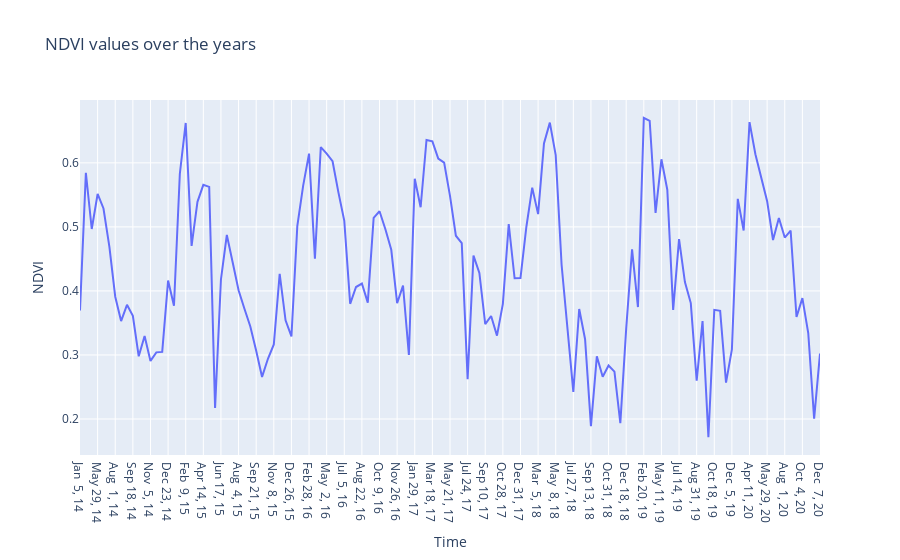
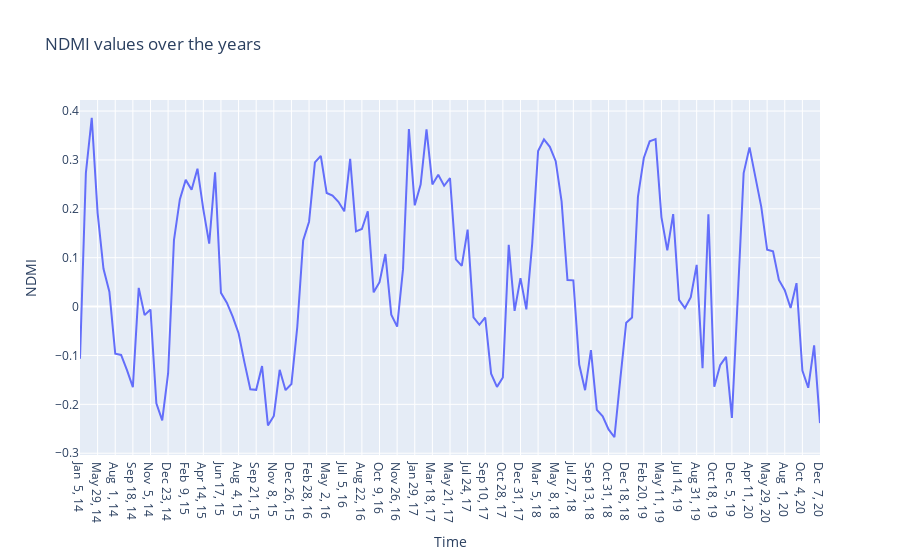
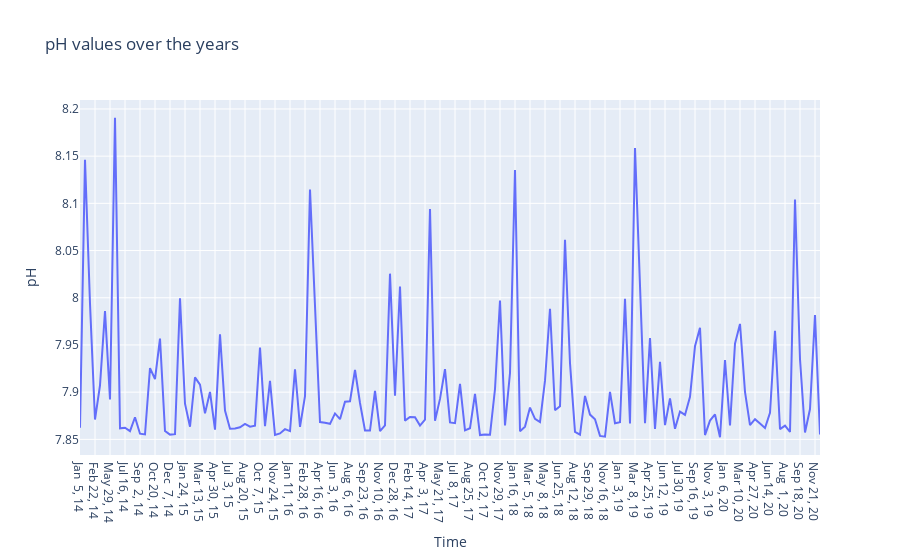

Notebook cell for these charts, in order:
### Code cell
import subprocess
from datetime import datetime
from datetime import timedelta
from geemap import DrawControl
from ipywidgets import HTML
from ipyleaflet import Popup

try:
        import geemap
except ImportError:
        print('geemap/pyshp package not installed. Installing ...')
        subprocess.check_call(["python", '-m', 'pip', 'install', 'geemap'])

import geemap as emap
from ipygee import *

# Authenticates and initializes Earth Engine
import ee

try:
        ee.Initialize()
except Exception as e:
#         ee.Authenticate()
        ee.Initialize()

# Creates an interactive map
Map = emap.Map(center=[-20,148], zoom=10)

draw_control = DrawControl()

# USGS Landsat 8 Collection 1 Tier 1 TOA Reflectance from EARTH ENGINE data catalog
l8 = ee.ImageCollection("LANDSAT/LC08/C01/T1_TOA")

'''NDVI AND NDMI layer generation functions'''


# Calculate the NDVI for the given image while performing cloud masking. 
def cloudlessNDVI(image):
    # Get a cloud score in [0, 100].       
    cloud = ee.Algorithms.Landsat.simpleCloudScore(image).select('cloud');

    # Create a mask of cloudy pixels from an arbitrary threshold.
    mask = cloud.lte(20);

    # Compute NDVI.
    ndvi = image.normalizedDifference(['B5', 'B4']).rename('NDVI');

    # Return the masked image with an NDVI band.
    return image.addBands(ndvi).updateMask(mask);


def cloudlessMoistureIndex(image):
  # Get a cloud score in [0, 100].
    cloud = ee.Algorithms.Landsat.simpleCloudScore(image).select('cloud');

  # Create a mask of cloudy pixels from an arbitrary threshold.
    mask = cloud.lte(20);

  # Compute NDVI.
    moist = image.normalizedDifference(['B5', 'B6']).rename('NDMI');

  # Return the masked image with an NDVI band.
    return image.addBands(moist).updateMask(mask);

def get_pH(image):
    pH_band = image.expression(
        '7.84 + (0.48 * B2) - (0.12 * B6)', {
          'B6': image.select('B6'),
          'B2': image.select('B2')
    }).rename('pH')
    return image.addBands(pH_band)

def generateIndexLayer(geometry_object, count, l8):
#     ndvi_pal = ['#d73027', '#f46d43', '#fdae61', '#fee08b', '#d9ef8b','#a6d96a']
    ndvi_pal = ['FFFFFF', 'CE7E45', 'DF923D', 'F1B555', 'FCD163', '99B718', '74A901', '66A000', '529400', '3E8601', '207401', '056201', '004C00', '023B01', '012E01', '011D01', '011301']
    pH_pal = ['fe0002', 'd9fd07', '37a737', '004dff', '44008b' ]
    
    cloudless_masked_NDVI = l8.map(cloudlessNDVI)
    final_NDVI = cloudless_masked_NDVI.map(lambda image : image.clip(geometry_object)) 
#     final_NDVI = cloudless_masked_NDVI.filterBounds(geometry_object) 
    
    cloudless_masked_NDMI = l8.map(cloudlessMoistureIndex)
    final_NDMI = cloudless_masked_NDMI.map(lambda image : image.clip(geometry_object)) 
#     final_NDMI = cloudless_masked_NDMI.filterBounds(geometry_object) 
    
    ph_collection = l8.map(get_pH)
    ph_collection_final = ph_collection.map(lambda image : image.clip(geometry_object)) 
#     ph_collection_final = ph_collection.filterBounds(geometry_object) 
    
    Map.addLayer(final_NDVI.select('NDVI'), {min:-0.5, max:0.9, 'palette': ndvi_pal}, "NDVI - " + str(count))
    Map.addLayer(final_NDMI.select('NDMI'), {min:-0.5, max:0.9, 'palette': ndvi_pal}, "NDMI - " + str(count))
#     Map.addLayer(ph_collection_final.select('pH'), {min:5, max:9, 'palette': pH_pal}, "pH - " + str(count), shown = False, opacity = 0.5)
    
#     centroid = geometry_object.centroid().getInfo()
#     center = centroid['coordinates']
    
#     temp = center[0]
#     center[0] = center[1]
#     center[1] = temp
    
#     message1 = HTML()
#     message1.value = "Vegetation Index: , Moisture Index: ,pH value:"

#     popup = Popup(
#         location=center,
#         child=message1,
#         close_button=False,
#         auto_close=False,
#         close_on_escape_key=False
#     )

#     Map.add_layer(popup)
    

def handle_draw(geo_json, count, l8, start_date, end_date):
    newPolygon = ee.Geometry(geo_json["geometry"])
    generateIndexLayer(newPolygon, count, l8)
    get_popup(newPolygon, start_date, end_date)
    
    
features = []
def add_Feature(self,action, geo_json):
    features.append(geo_json)
    draw_features()
    
        
def draw_features(l8 = ee.ImageCollection("LANDSAT/LC08/C01/T1_TOA"), start_date = datetime(2014, 1, 1), end_date = datetime.now()):
    count = 0
    for feature in features:
        count += 1
        handle_draw(feature, count, l8, start_date, end_date)
    create_index_charts()
    
    
def create_index_charts(startDate = datetime(2014, 1, 1), endDate = datetime.now()):
    if features:
        get_time_series_chart(features, startDate, endDate, "NDVI").show()
        get_time_series_chart(features, startDate, endDate, "NDMI").show()
        get_time_series_chart(features, startDate, endDate, "pH").show()
            
draw_control.polygon = {
    "shapeOptions": {
        "fillColor": "#6be5c3",
        "color": "#6be5c3",
        "fillOpacity": 1.0
    },
    "drawError": {
        "color": "#dd253b",
        "message": "Oops!"
    },
    "allowIntersection": False
}
draw_control.rectangle = {
    "shapeOptions": {
        "fillColor": "#fca45d",
        "color": "#fca45d",
        "fillOpacity": 1.0
    }
}

Map.add_basemap('SATELLITE')
Map.add_control(draw_control)
draw_control.on_draw(add_Feature)


import ipywidgets as widgets
import pandas as pd
from datetime import datetime
from ipyleaflet import WidgetControl

start_date = datetime(2014, 1, 1)
end_date = datetime.now()

dates = pd.date_range(start_date, end_date, freq='SMS')

options = [(date.strftime(' %d %b %y '), date) for date in dates]
index = (0, len(options)-1)

date_range_slider = widgets.SelectionSlider(
    options=options,
    description='Date:',
    disabled=False,
    continuous_update=False,
    orientation='horizontal',
    readout=True
)

def print_date_range(date_range):
    l8 = ee.ImageCollection("LANDSAT/LC08/C01/T1_TOA").filterDate(date_range, date_range + timedelta(days=20))
    draw_features(l8, date_range, date_range + timedelta(days=20))
    
widgets.interact(
    print_date_range,
    date_range=date_range_slider
);

widget_control2 = WidgetControl(widget=date_range_slider, position='bottomright')
Map.add_control(widget_control2)
add_shape_files(Map)

Map

### Figure 1 — Plotly figure (JSON) as saved in the notebook; plotly's stock layout.template omitted (floating-point values rounded to 4 significant figures)
{"data": [{"mode": "lines", "name": "NDVI-1", "type": "scatter", "x": ["Jan  5, 14", "Feb 22, 14", "Apr 27, 14", "May 29, 14", "Jun 30, 14", "Jul 16, 14", "Aug  1, 14", "Aug 17, 14", "Sep  2, 14", "Sep 18, 14", "Oct  4, 14", "Oct 20, 14", "Nov  5, 14", "Nov 21, 14", "Dec  7, 14", "Dec 23, 14", "Jan  8, 15", "Jan 24, 15", "Feb  9, 15", "Mar 13, 15", "Mar 29, 15", "Apr 14, 15", "Apr 30, 15", "May 16, 15", "Jun 17, 15", "Jul  3, 15", "Jul 19, 15", "Aug  4, 15", "Aug 20, 15", "Sep  5, 15", "Sep 21, 15", "Oct  7, 15", "Oct 23, 15", "Nov  8, 15", "Nov 24, 15", "Dec 10, 15", "Dec 26, 15", "Jan 11, 16", "Feb 12, 16", "Feb 28, 16", "Mar 31, 16", "Apr 16, 16", "May  2, 16", "May 18, 16", "Jun  3, 16", "Jul  5, 16", "Jul 21, 16", "Aug  6, 16", "Aug 22, 16", "Sep  7, 16", "Sep 23, 16", "Oct  9, 16", "Oct 25, 16", "Nov 10, 16", "Nov 26, 16", "Dec 28, 16", "Jan 13, 17", "Jan 29, 17", "Feb 14, 17", "Mar  2, 17", "Mar 18, 17", "Apr  3, 17", "May  5, 17", "May 21, 17", "Jun 22, 17", "Jul  8, 17", "Jul 24, 17", "Aug  9, 17", "Aug 25, 17", "Sep 10, 17", "Sep 26, 17", "Oct 12, 17", "Oct 28, 17", "Nov 13, 17", "Dec 15, 17", "Dec 31, 17", "Feb  1, 18", "Feb 17, 18", "Mar  5, 18", "Mar 21, 18", "Apr 22, 18", "May  8, 18", "Jun  9, 18", "Jun 25, 18", "Jul 27, 18", "Aug 12, 18", "Aug 28, 18", "Sep 13, 18", "Sep 29, 18", "Oct 15, 18", "Oct 31, 18", "Nov 16, 18", "Dec  2, 18", "Dec 18, 18", "Jan  3, 19", "Jan 19, 19", "Feb 20, 19", "Apr  9, 19", "Apr 25, 19", "May 11, 19", "Jun 12, 19", "Jun 28, 19", "Jul 14, 19", "Jul 30, 19", "Aug 15, 19", "Aug 31, 19", "Sep 16, 19", "Oct  2, 19", "Oct 18, 19", "Nov  3, 19", "Nov 19, 19", "Dec  5, 19", "Jan 22, 20", "Feb  7, 20", "Apr 11, 20", "Apr 27, 20", "May 13, 20", "May 29, 20", "Jun 14, 20", "Jul 16, 20", "Aug  1, 20", "Aug 17, 20", "Sep 18, 20", "Oct  4, 20", "Oct 20, 20", "Nov 21, 20", "Dec  7, 20"], "y": [0.3695, 0.5845, 0.4967, 0.5514, 0.5287, 0.4692, 0.391, 0.3529, 0.3783, 0.3612, 0.2979, 0.3297, 0.2907, 0.3041, 0.3047, 0.4162, 0.377, 0.583, 0.6623, 0.4702, 0.5392, 0.5656, 0.5625, 0.2174, 0.4179, 0.4874, 0.4443, 0.4011, 0.3721, 0.3445, 0.3065, 0.2657, 0.294, 0.3164, 0.4265, 0.3541, 0.3289, 0.5011, 0.5644, 0.6145, 0.4505, 0.6245, 0.6144, 0.6025, 0.5538, 0.5095, 0.3799, 0.4061, 0.4115, 0.3817, 0.5141, 0.5244, 0.4963, 0.4642, 0.3808, 0.4083, 0.2999, 0.5752, 0.5307, 0.6358, 0.6336, 0.6068, 0.6005, 0.5484, 0.4862, 0.4748, 0.2621, 0.4551, 0.428, 0.348, 0.3608, 0.3302, 0.3799, 0.5044, 0.4197, 0.42, 0.4998, 0.5613, 0.5199, 0.6305, 0.6628, 0.6121, 0.4409, 0.3398, 0.2424, 0.3718, 0.3246, 0.1889, 0.2978, 0.2658, 0.2835, 0.274, 0.1934, 0.3412, 0.465, 0.3748, 0.6705, 0.6657, 0.5218, 0.6056, 0.5581, 0.3704, 0.4809, 0.4138, 0.381, 0.2597, 0.353, 0.1715, 0.3704, 0.3688, 0.2568, 0.3086, 0.5438, 0.4943, 0.6637, 0.6135, 0.5744, 0.5402, 0.4795, 0.5139, 0.4833, 0.4941, 0.3592, 0.3888, 0.3342, 0.2005, 0.3021]}], "layout": {"title": {"text": "NDVI values over the years"}, "xaxis": {"title": {"text": "Time"}}, "yaxis": {"title": {"text": "NDVI"}}}}

### Figure 2 — Plotly figure (JSON) as saved in the notebook; plotly's stock layout.template omitted (floating-point values rounded to 4 significant figures)
{"data": [{"mode": "lines", "name": "NDMI-1", "type": "scatter", "x": ["Jan  5, 14", "Feb 22, 14", "Apr 27, 14", "May 29, 14", "Jun 30, 14", "Jul 16, 14", "Aug  1, 14", "Aug 17, 14", "Sep  2, 14", "Sep 18, 14", "Oct  4, 14", "Oct 20, 14", "Nov  5, 14", "Nov 21, 14", "Dec  7, 14", "Dec 23, 14", "Jan  8, 15", "Jan 24, 15", "Feb  9, 15", "Mar 13, 15", "Mar 29, 15", "Apr 14, 15", "Apr 30, 15", "May 16, 15", "Jun 17, 15", "Jul  3, 15", "Jul 19, 15", "Aug  4, 15", "Aug 20, 15", "Sep  5, 15", "Sep 21, 15", "Oct  7, 15", "Oct 23, 15", "Nov  8, 15", "Nov 24, 15", "Dec 10, 15", "Dec 26, 15", "Jan 11, 16", "Feb 12, 16", "Feb 28, 16", "Mar 31, 16", "Apr 16, 16", "May  2, 16", "May 18, 16", "Jun  3, 16", "Jul  5, 16", "Jul 21, 16", "Aug  6, 16", "Aug 22, 16", "Sep  7, 16", "Sep 23, 16", "Oct  9, 16", "Oct 25, 16", "Nov 10, 16", "Nov 26, 16", "Dec 28, 16", "Jan 13, 17", "Jan 29, 17", "Feb 14, 17", "Mar  2, 17", "Mar 18, 17", "Apr  3, 17", "May  5, 17", "May 21, 17", "Jun 22, 17", "Jul  8, 17", "Jul 24, 17", "Aug  9, 17", "Aug 25, 17", "Sep 10, 17", "Sep 26, 17", "Oct 12, 17", "Oct 28, 17", "Nov 13, 17", "Dec 15, 17", "Dec 31, 17", "Feb  1, 18", "Feb 17, 18", "Mar  5, 18", "Mar 21, 18", "Apr 22, 18", "May  8, 18", "Jun  9, 18", "Jun 25, 18", "Jul 27, 18", "Aug 12, 18", "Aug 28, 18", "Sep 13, 18", "Sep 29, 18", "Oct 15, 18", "Oct 31, 18", "Nov 16, 18", "Dec  2, 18", "Dec 18, 18", "Jan  3, 19", "Jan 19, 19", "Feb 20, 19", "Apr  9, 19", "Apr 25, 19", "May 11, 19", "Jun 12, 19", "Jun 28, 19", "Jul 14, 19", "Jul 30, 19", "Aug 15, 19", "Aug 31, 19", "Sep 16, 19", "Oct  2, 19", "Oct 18, 19", "Nov  3, 19", "Nov 19, 19", "Dec  5, 19", "Jan 22, 20", "Feb  7, 20", "Apr 11, 20", "Apr 27, 20", "May 13, 20", "May 29, 20", "Jun 14, 20", "Jul 16, 20", "Aug  1, 20", "Aug 17, 20", "Sep 18, 20", "Oct  4, 20", "Oct 20, 20", "Nov 21, 20", "Dec  7, 20"], "y": [-0.1068, 0.2731, 0.3863, 0.1912, 0.07719, 0.03042, -0.09624, -0.09889, -0.1302, -0.1649, 0.03815, -0.01744, -0.005839, -0.1981, -0.2328, -0.1368, 0.1362, 0.2192, 0.2592, 0.239, 0.2821, 0.199, 0.1288, 0.2747, 0.0281, 0.007978, -0.02067, -0.05437, -0.1142, -0.1692, -0.1704, -0.1217, -0.2432, -0.2237, -0.1293, -0.171, -0.1583, -0.04126, 0.1355, 0.1737, 0.2951, 0.3085, 0.2325, 0.2271, 0.2145, 0.1949, 0.3022, 0.1538, 0.1586, 0.1952, 0.02908, 0.04977, 0.1076, -0.01657, -0.04099, 0.07656, 0.3631, 0.2072, 0.2495, 0.3625, 0.2498, 0.2697, 0.2472, 0.2627, 0.0965, 0.08312, 0.1574, -0.02193, -0.0372, -0.02232, -0.1372, -0.1643, -0.145, 0.1262, -0.008806, 0.05822, -0.005834, 0.1289, 0.3183, 0.3419, 0.3269, 0.2974, 0.2151, 0.05425, 0.05368, -0.1185, -0.171, -0.08901, -0.2113, -0.2246, -0.2514, -0.2673, -0.1479, -0.03293, -0.02242, 0.2244, 0.3039, 0.3381, 0.3426, 0.1831, 0.1151, 0.1892, 0.01367, -0.002981, 0.01918, 0.08523, -0.1262, 0.1889, -0.164, -0.12, -0.1028, -0.2279, 0.01875, 0.2731, 0.3257, 0.2612, 0.2039, 0.1162, 0.1129, 0.05443, 0.03349, -0.002884, 0.04799, -0.131, -0.1661, -0.07947, -0.2383]}], "layout": {"title": {"text": "NDMI values over the years"}, "xaxis": {"title": {"text": "Time"}}, "yaxis": {"title": {"text": "NDMI"}}}}

### Figure 3 — Plotly figure (JSON) as saved in the notebook; plotly's stock layout.template omitted (floating-point values rounded to 4 significant figures; data arrays with more than 128 entries replaced by an {"elided": "..."} marker saying what was removed)
{"data": [{"mode": "lines", "name": "pH-1", "type": "scatter", "x": {"elided": "149 str values"}, "y": {"elided": "149 float values"}}], "layout": {"title": {"text": "pH values over the years"}, "xaxis": {"title": {"text": "Time"}}, "yaxis": {"title": {"text": "pH"}}}}
